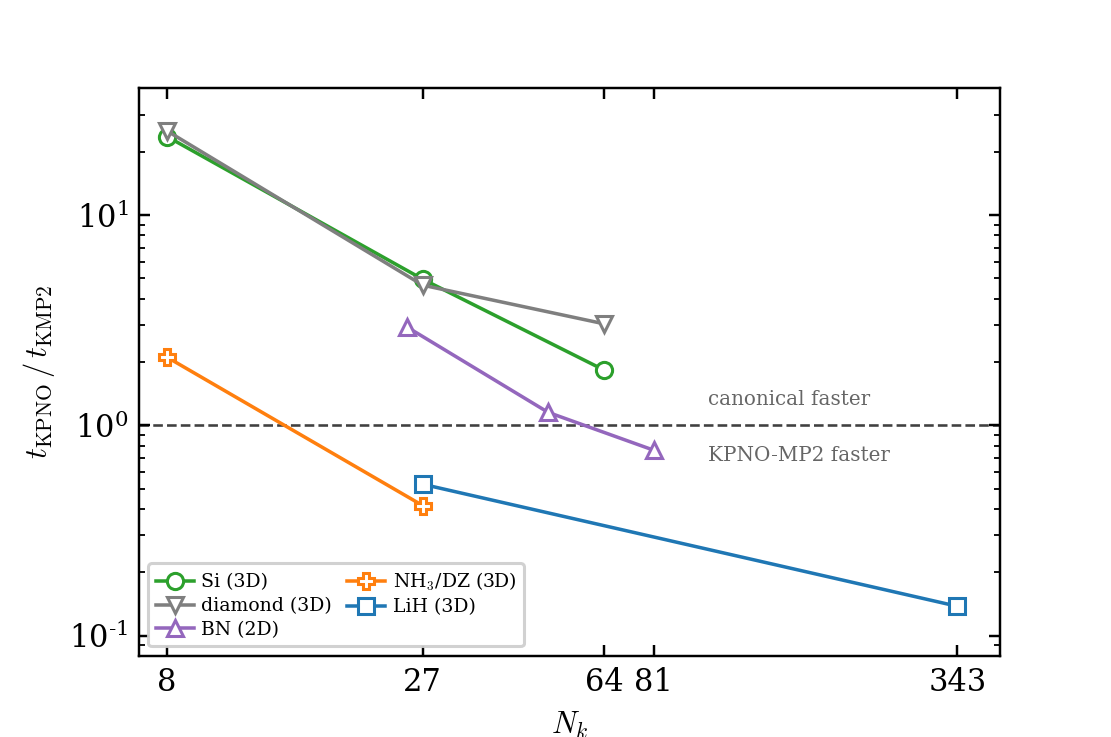

Recreate this plot in Python.
#!/usr/bin/env python3
"""KPNO-MP2 and canonical k-point MP2 crossover benchmarks.

Timings use 64 threads. Si, diamond, BN, and LiH use pob-TZVP; NH3/DZ uses
cc-pVDZ.
"""

from __future__ import annotations

import csv
from pathlib import Path

import matplotlib

matplotlib.use("Agg")
import matplotlib.pyplot as plt

plt.rcParams.update(
    {
        "axes.titlesize": "medium",
        "font.family": "serif",
        "font.size": 10,
        "mathtext.fontset": "cm",
        "xtick.direction": "in",
        "xtick.top": True,
        "ytick.direction": "in",
        "ytick.right": True,
    }
)


HERE = Path(__file__).resolve().parent
DATA = HERE / "kmp2_crossover_data.csv"

STYLE = {
    "Si (3D)": ("C2", "o", r"Si (3D)"),
    "Diamond (3D)": ("C7", "v", r"diamond (3D)"),
    "BN (2D)": ("C4", "^", r"BN (2D)"),
    "NH3/DZ (3D)": ("C1", "P", r"NH$_3$/DZ (3D)"),
    "LiH (3D)": ("C0", "s", r"LiH (3D)"),
}


def main() -> None:
    with DATA.open(newline="") as handle:
        rows = list(csv.DictReader(handle))

    fig, ax = plt.subplots(figsize=(5.05, 3.35))
    for system, (color, marker, label) in STYLE.items():
        system_rows = sorted(
            (row for row in rows if row["system"] == system),
            key=lambda row: int(row["nk"]),
        )
        if len(system_rows) < 2:
            raise ValueError(f"{system}: need at least two current-driver points")
        xs = [int(row["nk"]) for row in system_rows]
        ys = [float(row["ratio"]) for row in system_rows]
        ax.loglog(
            xs,
            ys,
            ls="-",
            lw=1.15,
            marker=marker,
            ms=5.3,
            color=color,
            markerfacecolor="white",
            markeredgecolor=color,
            markeredgewidth=1.0,
            zorder=3,
            label=label,
        )

    ax.axhline(1.0, color="0.25", lw=0.85, ls="--", zorder=1)
    ax.text(105, 1.25, "canonical faster", fontsize=6.5, color="0.4")
    ax.text(105, 0.68, "KPNO-MP2 faster", fontsize=6.5, color="0.4")
    ax.set_xlabel(r"$N_k$")
    ax.set_ylabel(r"$t_\mathrm{KPNO}\,/\,t_\mathrm{KMP2}$")
    ax.set_xticks([8, 27, 64, 81, 343])
    ax.set_xticklabels(["8", "27", "64", "81", "343"])
    ax.set_xticks([], minor=True)
    ax.set_xlim(7, 420)
    ax.set_ylim(0.08, 40)
    ax.legend(
        fontsize=6.2,
        loc="lower left",
        framealpha=0.9,
        ncol=2,
        handletextpad=0.4,
        labelspacing=0.3,
        columnspacing=0.8,
    )

    fig.savefig(HERE / "kmp2_crossover.png", dpi=220)
    fig.savefig(HERE / "kmp2_crossover.pdf")
    print("Wrote kmp2_crossover.png and kmp2_crossover.pdf")


if __name__ == "__main__":
    main()
